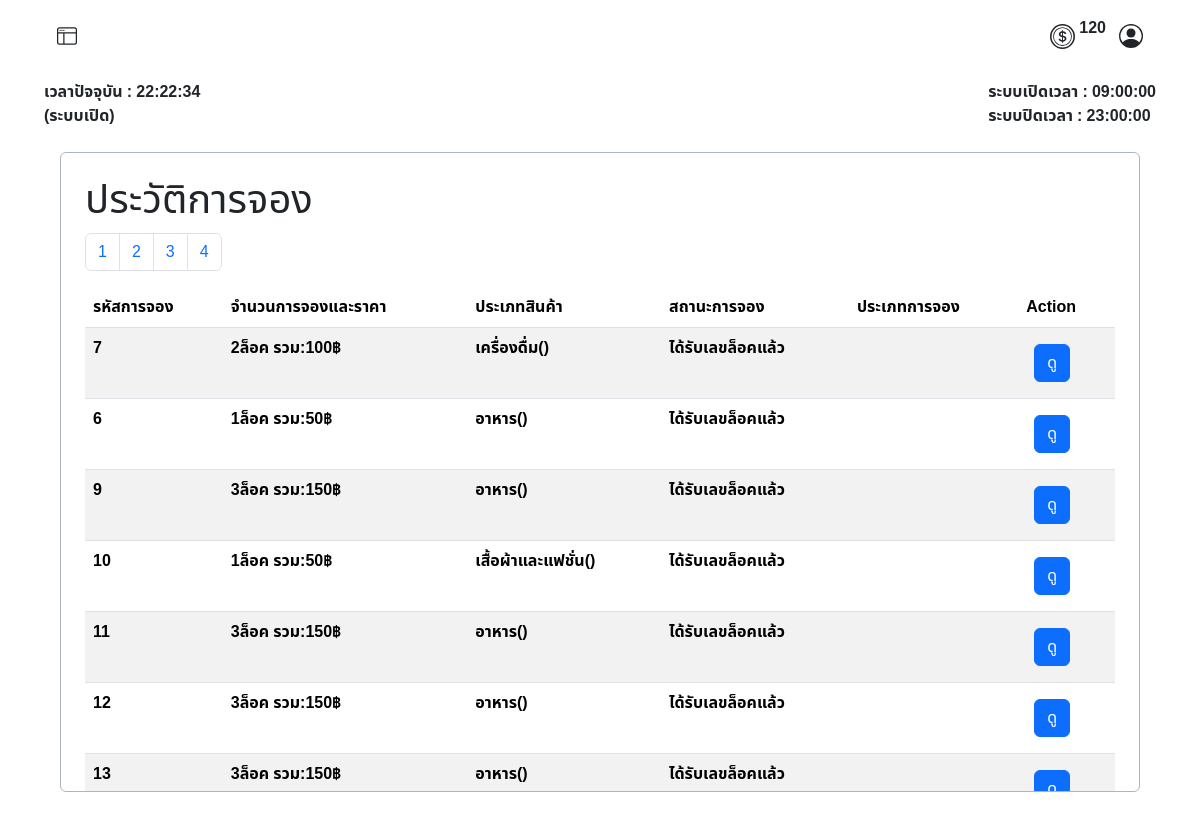
/user/booking_history.php (signed in), run on the app's committed database.
### tables this page shows
CREATE TABLE `operating_hours` (
  `id` int(11) NOT NULL,
  `opening_time` time NOT NULL,
  `closing_time` time NOT NULL
);

CREATE TABLE `booked` (
  `id_booked` int(10) UNSIGNED ZEROFILL NOT NULL COMMENT 'รหัสการจองแบบเรียบร้อยแล้ว',
  `booking_id` int(10) UNSIGNED DEFAULT NULL COMMENT 'รหัสการจอง',
  `member_id` int(6) UNSIGNED DEFAULT NULL COMMENT 'รหัสลูกค้า',
  `booking_amount` varchar(45) NOT NULL,
  `total_price` varchar(45) NOT NULL,
  `product_type` int(11) NOT NULL,
  `sub_product_type` int(11) NOT NULL,
  `booking_status` int(3) UNSIGNED NOT NULL COMMENT 'สถานะการจอง',
  `booking_type` varchar(20) NOT NULL,
  `zone_id` int(3) UNSIGNED NOT NULL COMMENT 'รหัสประเภทโซน',
  `slip_img` varchar(45) DEFAULT NULL COMMENT 'log',
  `booking_date` timestamp NOT NULL DEFAULT current_timestamp() ON UPDATE current_timestamp() COMMENT 'วันเวลาที่จอง',
  `booked_lock_number` varchar(10) DEFAULT NULL COMMENT 'เลขล็อคที่จะได้',
  `expiration_date` datetime DEFAULT NULL
);

CREATE TABLE `category` (
  `id_category` int(11) NOT NULL,
  `cat_name` varchar(45) NOT NULL
);

CREATE TABLE `booking_status` (
  `id` int(3) UNSIGNED NOT NULL COMMENT 'รหัสสถานะการจอง',
  `status` varchar(50) NOT NULL COMMENT 'สถานะ'
);

### user/booking_history.php (the view, shortened to what this page needs)
<?php
require("../condb.php");
$user_id = $_SESSION["user_id"];
$results_per_page = 10;
$page = isset($_GET['page']) ? (int)$_GET['page'] : 1;
$start_from = ($page - 1) * $results_per_page;
?>
<!DOCTYPE html>
<html lang="th">
<head>
    <link href="https://cdn.jsdelivr.net/npm/bootstrap@5.3.3/dist/css/bootstrap.min.css" rel="stylesheet">
    <link rel="stylesheet" href="../asset/css/font.css">
</head>
<body>
    <?php
    include('./user_nav.php');
    ?>
    <div class="container my-4 p-2 border border-dark-subtle rounded overflow-auto" style="width: 90%; height: 40rem;">
        <div class="tab-content" id="myTabContent">
            <div class="tab-pane fade show active mt-2 mx-2 p-2" id="category">
                <div>
                    <h1>ประวัติการจอง</h1>
                </div>
                <div class="mt-2">
                    <?php
                    $sql_total = "SELECT COUNT(*) FROM market_booking.booked";
                    $result_total = $conn->query($sql_total);
                    $row_total = $result_total->fetch_row();
                    $total_records = $row_total[0];
                    $total_pages = ceil($total_records / $results_per_page);
                    echo "<nav>";
                    echo "<ul class='pagination'>";
                    for ($i = 1; $i <= $total_pages; $i++) {
                        echo "<li class='page-item'><a class='page-link' href='?page=" . $i . "'>" . $i . "</a></li>";
                    }
                    echo "</ul>";
                    echo "</nav>";
                    $sql = "SELECT
                                B.booking_id,
                                CONCAT(U.prefix, ' ', U.firstname, ' ', U.lastname) AS fullname,
                                B.booking_amount,
                                B.total_price,
                                C.cat_name,
                                SC.sub_cat_name,
                                BS.status,
                                B.booking_type,
                                B.slip_img,
                                B.booked_lock_number,
                                B.booking_date
                            FROM market_booking.booked AS B
                            LEFT JOIN booking_status AS BS ON B.booking_status = BS.id
                            LEFT JOIN tbl_user AS U ON B.member_id = U.user_id
                            LEFT JOIN category AS C ON B.product_type = C.id_category
                            LEFT JOIN sub_category AS SC ON B.sub_product_type = SC.idsub_category
                            WHERE member_id = $user_id
                            ";
                    $sql .= " LIMIT $start_from, $results_per_page";
                    $result = $conn->query($sql);
                    if ($result === false) {
                        echo "ข้อผิดพลาด SQL: " . $conn->error;
                    } elseif ($result->num_rows > 0) {
                        echo "<table class='table table-striped'>";
                        echo "<thead>
                            <tr>
                                <th>รหัสการจอง</th>
                                <th>จำนวนการจองและราคา</th>
                                <th>ประเภทสินค้า</th>
                                <th>สถานะการจอง</th>
                                <th>ประเภทการจอง</th>
                                <th>Action</th>
                            </tr>
                        </thead>";
                        echo "<tbody>";
                        while ($row = $result->fetch_assoc()) {
                            echo "<tr>";
                            echo "<td><strong>" . $row["booking_id"] . "</strong></td>";
                            echo "<td><strong>" . $row["booking_amount"] . "ล็อค รวม:" . $row["total_price"] . "฿</strong></td>";
                            echo "<td><strong>" . $row["cat_name"] . "(" . $row["sub_cat_name"] . ")</strong></td>";
                            echo "<td><strong>" . $row["status"] . "</strong></td>";
                            echo "<td><strong>" . $row["booking_type"] . "</strong></td>";
                            echo "<td>
                                    <button
                                        class='btn btn-primary m-2' type='button'
                                        data-bs-toggle='modal'
                                        data-bs-target='#viewBookingModal'
                                        data-id='" . $row["booking_id"] . "'>
                                        ดู
                                    </button>
                                </td>";
                            echo "</tr>";
                        }
                        echo "</tbody></table>";
                    } else {
                        echo "ไม่พบข้อมูล";
                    }
                    ?>
                </div>
            </div>
        </div>
    </div>
</body>
</html>

### user/user_nav.php (shortened to what this page needs)
<nav class="row g-2">
    <div class="col-12 d-flex justify-content-between px-5 py-3">
        <div class="col-4">
            <button class="btn" type="button" data-bs-toggle="offcanvas" data-bs-target="#offcanvasWithBothOptions" aria-controls="offcanvasWithBothOptions">
            </button>
        </div>
        <div class="d-flex align-items-center ">
            <div class="row  ">
                <div class="col d-flex align-items-center justify-content-center">
                    <p class="ms-1">
                        <strong>
                            <?php
                            echo $_SESSION["token"];
                            ?>
                        </strong>
                    </p>
                </div>
            </div>
            <button class="btn " type="button" data-bs-toggle="modal" data-bs-target="#ProfileModal">
            </button>
        </div>
    </div>
    <?php
    require("../condb.php");
    $sql_time = "SELECT opening_time, closing_time FROM operating_hours LIMIT 1";
    $result = $conn->query($sql_time);
    $row_time = $result->fetch_assoc();
    $openingTime = $row_time['opening_time'];
    $closingTime = $row_time['closing_time'];
    ?>
    <div class="col-12 d-flex justify-content-between px-5">
        <strong>
            <div id="time"></div>
            <div id="status">(ระบบปิด)</div>
        </strong>
        <strong>
            <div id="opening_time">ระบบเปิดเวลา : <?php echo $openingTime; ?></div>
            <div id="closing_time">ระบบปิดเวลา : <?php echo $closingTime; ?></div>
        </strong>
    </div>
</nav>

### data on the page
operating_hours: opening_time "09:00:00", closing_time "23:00:00"
booked: booking "7", booking_amount "2", total_price "100", product_type.cat_name "เครื่องดื่ม", booking_status.status "ได้รับเลขล็อคแล้ว"
booked: booking "6", booking_amount "1", total_price "50", product_type.cat_name "อาหาร", booking_status.status "ได้รับเลขล็อคแล้ว"
booked: booking "9", booking_amount "3", total_price "150", product_type.cat_name "อาหาร", booking_status.status "ได้รับเลขล็อคแล้ว"
booked: booking "10", booking_amount "1", total_price "50", product_type.cat_name "เสื้อผ้าและแฟชั่น", booking_status.status "ได้รับเลขล็อคแล้ว"
booked: booking "11", booking_amount "3", total_price "150", product_type.cat_name "อาหาร", booking_status.status "ได้รับเลขล็อคแล้ว"
booked: booking "12", booking_amount "3", total_price "150", product_type.cat_name "อาหาร", booking_status.status "ได้รับเลขล็อคแล้ว"
booked: booking "13", booking_amount "3", total_price "150", product_type.cat_name "อาหาร", booking_status.status "ได้รับเลขล็อคแล้ว"

### other printed values
$_SESSION["token"] "120"
